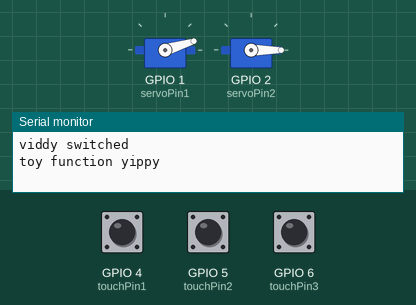
Simulated run of this sketch. Board: ESP32. Shown: 2 × servo, the last lines printed to the serial monitor. The test bench sets the inputs (shaded band); at power-on: GPIO 4 (touchPin1) HIGH, GPIO 5 (touchPin2) HIGH, GPIO 6 (touchPin3) HIGH.

Above: at 0.15 s.
At 1.05 s:
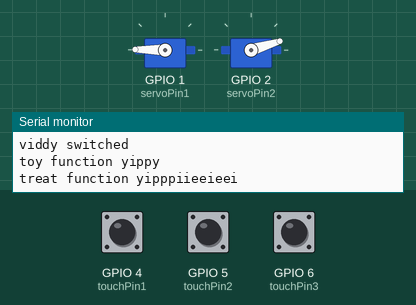
At 1.9 s:
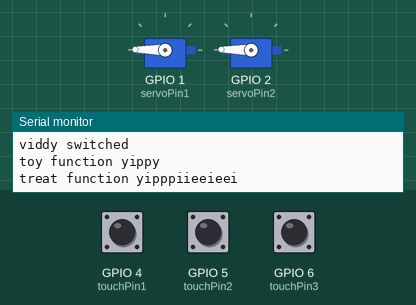
Timing chart, 0 to 3.4 s (numbered marks = the images above):
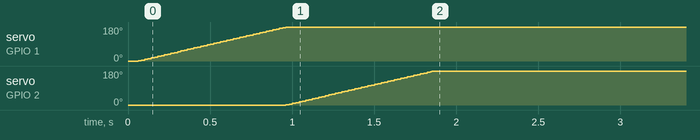

The sketch:

Final_WIP-2.ino
```cpp
#include <ESP32Servo.h>

// variables for touch button functionality
// set pin numbers
const int touchPin1 = 4; // treat
const int touchPin2 = 5; // toy
const int touchPin3 = 6; // vid switcher
// to store touch values
int touchVal1; // treat
int touchVal2; // toy
int touchVal3; // vid switcher
const int threshold = 40000;  // threshold for touch buttons
int touchState1; // current reading from touch button
int touchState2;
int touchState3;
int lastTouchState1 = LOW; // previous reading from touch button
int lastTouchState2 = LOW;
int lastTouchState3 = LOW;

unsigned long lastDebounceTime = 0;  // the last time the output pin was toggled
unsigned long debounceDelay = 50;    // the debounce time

// for servo functionality
Servo toyServo;  //create instance of Servo library object
Servo treatServo;
// set pin numbers
const int servoPin1 = 1;
const int servoPin2 = 2;
int toyAngle = 0;  //angle of servo motor
int treatAngle = 0;


void setup() {
  toyServo.attach(servoPin1); // attach servo object to physical pin
  treatServo.attach(servoPin2);

  toyServo.write(toyAngle); // set initial angle
  treatServo.write(treatAngle);

  Serial.begin(115200);
}

void loop() {
  // read the state of the pin
  touchVal1 = touchRead(touchPin1);
  touchVal2 = touchRead(touchPin2);
  touchVal3 = touchRead(touchPin3);

  // set value to either HIGH or LOW
  if (touchVal1 < threshold) {
    touchVal1 = HIGH;
  }
  else {
    touchVal1 = LOW;
  }
  if (touchVal2 < threshold) {
    touchVal2 = HIGH;
  }
  else {
    touchVal2 = LOW;
  }
  if (touchVal3 < threshold) {
    touchVal3 = HIGH;
  }
  else {
    touchVal3 = LOW;
  }

/*
some of the code below taken from https://lastminuteengineers.com/esp32-basics-capacitive-touch-pins/
*/
  // if button 1 is touched:
  if (touchVal1 != lastTouchState1) {
    // reset the debouncing timer
    lastDebounceTime = millis();
  }
  if ((millis() - lastDebounceTime) > debounceDelay) {
    // whatever the reading is at, it's been there for longer than the debounce delay, so take it as the actual current state:
    // if the touch state has changed:
    if (touchVal1 != touchState1) {
      touchState1 = touchVal1;
      // only run function if the new touch state is HIGH
      if (touchState1 == HIGH) {
        playVid();
      }
    }
  }

  // if button 2 is touched:
  if (touchVal2 != lastTouchState2) {
    lastDebounceTime = millis();
  }
  if ((millis() - lastDebounceTime) > debounceDelay) {
    if (touchVal2 != touchState2) {
      touchState2 = touchVal2;
      if (touchState2 == HIGH) {
        toy();
      }
    }
  }

  // if button 3 is touched:
  if (touchVal3 != lastTouchState3) {
    lastDebounceTime = millis();
  }
  if ((millis() - lastDebounceTime) > debounceDelay) {
    if (touchVal3 != touchState3) {
      touchState3 = touchVal3;
      if (touchState3 == HIGH) {
        treat();
      }
    }
  }

  // save touch value
  lastTouchState1 = touchVal1;
  lastTouchState2 = touchVal2;
  lastTouchState3 = touchVal3;
}

void playVid() {
  Serial.println("viddy switched");
  // send to processing someting to change vid
}

void toy() {
  Serial.println("toy function yippy");
  // move servo
  for (int i=0;i<180;i++){
    toyAngle = i;
    delay(5);
    toyServo.write(toyAngle);
  }
}

void treat() {
  Serial.println("treat function yipppiieeieei");
  // move servo
  for (int i=0;i<180;i++){
    treatAngle = i;
    delay(5);
    treatServo.write(treatAngle);
  }
}
```

Measured:
- by itself, servo on GPIO 1 (servoPin1): moves from 0° to 179° over 0.90 s
- by itself, servo on GPIO 2 (servoPin2): moves from 0° to 179° over 0.89 s
